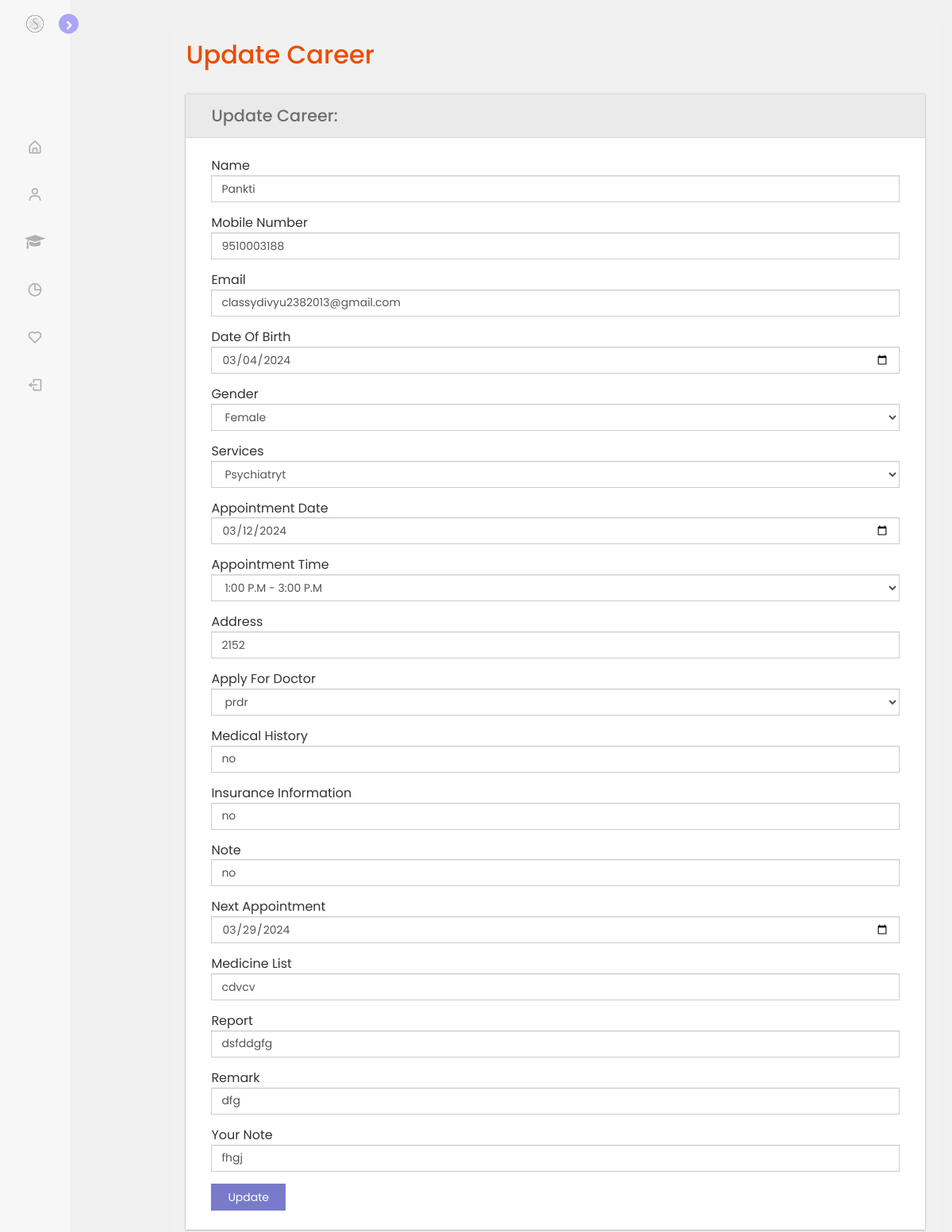
The app's page /admin/appointment-edit.php?id=4 with its own data.
### tables this page shows
CREATE TABLE `appointment` (
  `id` int(20) NOT NULL,
  `name` varchar(100) NOT NULL,
  `mobile_number` varchar(13) NOT NULL,
  `email` varchar(50) NOT NULL,
  `date_of_birth` varchar(10) NOT NULL,
  `gender` varchar(20) NOT NULL,
  `services` varchar(50) NOT NULL,
  `appointment_date` varchar(10) NOT NULL,
  `appointment_time` varchar(20) NOT NULL,
  `address` varchar(100) NOT NULL,
  `doctor` varchar(50) NOT NULL,
  `medical_history` varchar(200) NOT NULL,
  `insurance_info` varchar(500) NOT NULL,
  `note` varchar(500) NOT NULL,
  `next_visit` varchar(20) NOT NULL,
  `medicine` varchar(500) NOT NULL,
  `report` varchar(500) NOT NULL,
  `remark` varchar(500) NOT NULL,
  `note_doctor` varchar(500) NOT NULL
);

### admin/appointment-edit.php (the view, shortened to what this page needs)
<?php
include_once("config.php");
$id = $_GET['id'];
$query = mysqli_query($con, "SELECT * FROM appointment WHERE id = '$id'");
while ($resultData = mysqli_fetch_array($query)) {
    $name = $resultData['name'];
    $phone = $resultData['mobile_number'];
    $email = $resultData['email'];
    $dob = $resultData['date_of_birth'];
    $gender = $resultData['gender'];
    $services = $resultData['services'];
    $adate = $resultData['appointment_date'];
    $aptime = $resultData['appointment_time'];
    $Address = $resultData['address'];
    $prdr = $resultData['doctor'];
    $medhis = $resultData['medical_history'];
    $insinfo = $resultData['insurance_info'];
    $note = $resultData['note'];
    $nextvisit = $resultData['next_visit'];
    $medicine = $resultData['medicine'];
    $report = $resultData['report'];
    $remark = $resultData['remark'];
    $ynote = $resultData['note_doctor'];
}
?>
<!DOCTYPE HTML>
<html>
<head>
    <link href="css/bootstrap.css" rel='stylesheet' type='text/css' />
    <link href="css/style.css" rel='stylesheet' type='text/css' />
    <link href="css/font-awesome.css" rel="stylesheet">
    <link href="css/animate.css" rel="stylesheet" type="text/css" media="all">
    <link href="css/custom.css" rel="stylesheet">
</head>
<body class="cbp-spmenu-push">
    <div class="row">
        <div class="col-lg-2 col-md-2 col-sm-2 col-xs-2">
            <?php include_once('side.php'); ?>
        </div>
        <div class="col-lg-10 col-md-10 col-sm-10 col-xs-10">
            <div class="main-content">
                <div id="page-wrapper">
                    <div class="main-page">
                        <div class="forms">
                            <h3 class="title1">Update Career</h3>
                            <div class="form-grids row widget-shadow" data-example-id="basic-forms">
                                <div class="form-title">
                                    <h4>Update Career:</h4>
                                </div>
                                <div class="form-body">
                                    <form name="update_career" method="post" action="editappointment.php">
                                        <div class="form-group">
                                            <label for="name">Name</label>
                                            <input type="text" class="form-control" id="name" placeholder="Name"
                                                name="name" value="<?php echo $name; ?>" required="true">
                                        </div>
                                        <div class="form-group">
                                            <label for="phone">Mobile Number</label>
                                            <input type="text" class="form-control" id="phone" name="phone"
                                                placeholder="Phone" value="<?php echo $phone; ?>" required="true"
                                                maxlength="10" pattern="[0-9]+">
                                        </div>
                                        <div class="form-group">
                                            <label for="email">Email</label>
                                            <input type="email" class="form-control" id="appointment_email"
                                                placeholder="Email" name="email" value="<?php echo $email; ?>"
                                                required="true">
                                        </div>
                                        <div class="form-group">
                                            <label for="dob">Date Of Birth</label>
                                            <input type="date" class="form-control" placeholder="DOB" name="dob"
                                                id='dob' value="<?php echo $dob; ?>" required="true">
                                        </div>
                                        <div class="form-group">
                                            <label for="gender">Gender</label>
                                            <select name="gender" id="gender" required="true" class="form-control">
                                                <option value="<?php echo $gender; ?>">
                                                    <?php echo $gender; ?>
                                                </option>
</select>
                                        </div>
                                        <div class="form-group">
                                            <label for="services">Services</label>
                                            <select name="services" id="services" required="true" class="form-control">
                                                <option value="<?php echo $services; ?>">
                                                    <?php echo $services; ?>
                                                </option>
                                            </select>
                                        </div>
                                        <div class="form-group">
                                            <label for="adate">Appointment Date</label>
                                            <input type="date" class="form-control " placeholder="Date" name="adate"
                                                id='adate' value="<?php echo $adate; ?>" required="true">
                                        </div>
                                        <div class="form-group">
                                            <label for="aptime">Appointment Time</label>
                                            <select name="aptime" id="aptime" required="true" class="form-control">
                                                <option value="<?php echo $aptime; ?>">
                                                    <?php echo $aptime; ?>
                                                <option value="9:00 A.M - 11:00 A.M">9:00 A.M - 11:00 A.M</option>
                                            </select>
                                        </div>
                                        <div class="form-group">
                                            <label for="Address">Address</label>
                                            <input type="text" class="form-control" id="Address" placeholder="Address"
                                                name="Address" value="<?php echo $Address; ?>" required="true">
                                        </div>
                                        <div class="form-group">
                                            <label for="apply">Apply For</label>
                                            <label for="prdr">Doctor</label>
                                            <select name="prdr" id="prdr" required="true" class="form-control"
                                                required="true">
                                                <option value="<?php echo $prdr; ?> ">
                                                    <?php echo $prdr; ?>
                                                <option value="Dr. Varun Sibal (Cardiologist)">Dr. Varun Sibal
                                                    (Cardiologist)</option>
                                            </select>
                                        </div>
                                        <div class="form-group">
                                            <label for="medhis">Medical History</label>
                                            <input type="text" class="form-control" id="medhis"
                                                placeholder="Medical History" name="medhis"
                                                value="<?php echo $medhis; ?>" required="true">
                                        </div>
                                        <div class="form-group">
                                            <label for="insinfo">Insurance Information</label>
                                            <input type="text" class="form-control" id="insinfo"
                                                placeholder="Insurance Information" name="insinfo"
                                                value="<?php echo $insinfo; ?>" required="true">
                                        </div>
                                        <div class="form-group">
                                            <label for="note">Note</label>
                                            <input type="text" class="form-control" id="note" placeholder="Note"
                                                name="note" value="<?php echo $note; ?>" required="true">
                                        </div>
                                        <div class="form-group">
                                            <label for="nextvisit">Next Appointment</label>
                                            <input type="date" class="form-control" id="nextvisit"
                                                placeholder="Next Appointment" name="nextvisit"
                                                value="<?php echo $nextvisit; ?>" required="true">
                                        </div>
                                        <div class="form-group">
                                            <label for="medicine">Medicine List</label>
                                            <input type="text" class="form-control" id="medicine"
                                                placeholder="Medicine List" name="medicine"
                                                value="<?php echo $medicine; ?>" required="true">
                                        </div>
                                        <div class="form-group">
                                            <label for="report">Report</label>
                                            <input type="text" class="form-control" id="report" placeholder="Report"
                                                name="report" value="<?php echo $report; ?>" required="true">
                                        </div>
                                        <div class="form-group">
                                            <label for="remark">Remark</label>
                                            <input type="text" class="form-control" id="remark" placeholder="Remark"
                                                name="remark" value="<?php echo $remark; ?>" required="true">
                                        </div>
                                        <div class="form-group">
                                            <label for="ynote">Your Note</label>
                                            <input type="text" class="form-control" id="ynote" placeholder="Your Note"
                                                name="ynote" value="<?php echo $ynote; ?>" required="true">
                                        </div>
                                        <button type="submit" name="submit" class="btn btn-default">Update</button>
                                    </form>
                                </div>
                            </div>
                        </div>
                    </div>
                </div>
            </div>
        </div>
    </div>
</body>
</html>

### admin/css/style.css (style rules this page uses)
h4, h5, h6, h1, h2, h3 { margin: 0; }
html, body { font-family: 'Roboto Condensed', sans-serif; font-size: 100%; overflow-x: hidden; background: #fff; }
h1,h2,h3,h4,h5,h6 { margin:0; }
ul,label { margin:0; padding:0; }
.main-content { position: relative; }
.cbp-spmenu-push { overflow-x: hidden; position: relative; }
.cbp-spmenu, .cbp-spmenu-push { -webkit-transition: all 0.3s ease; -moz-transition: all 0.3s ease; transition: all 0.3s ease; }
.cbp-spmenu-push div#page-wrapper { margin: auto; transition:.5s all; -webkit-transition:.5s all; -moz-transition:.5s all; }
.charts,.row { margin: 2em 0 0; }
.widget-shadow { background-color: #fff; box-shadow: 0 -1px 3px rgba(0,0,0,.12),0 1px 2px rgba(0,0,0,.24); -webkit-box-shadow: 0 -1px 3px rgba(0,0,0,.12),0 1px 2px rgba(0,0,0,.24); -moz-box-shadow: 0 -1px 3px rgba(0,0,0,.12),0 1px 2px rgba(0,0,0,.24); }
h3.title1 { font-size: 2em; color: #e94e02; margin-bottom: 0.8em; }
.forms h3.title1 { margin-bottom:0; }
.forms h4 { font-size: 1.3em; color: #6F6F6F; }
.form-title { padding: 1em 2em; background-color: #EAEAEA; border-bottom: 1px solid #D6D5D5; }
.form-body { padding: 1.5em 2em; }
.forms label { font-weight: 400; }
.form-control { border-radius: inherit; }
.forms button.btn.btn-default { background-color: rgba(97, 100, 193, 0.85); color: #fff; padding: .5em 1.5em; border: none; outline:none; border-radius: inherit; }

### admin/css/custom.css (style rules this page uses)
#page-wrapper { padding:2% 2%; background-color: #F1F1F1; }

### admin/side.css (style rules this page uses)
* { margin: 0; padding: 0; box-sizing: border-box; font-family: 'Poppins', sans-serif; }
:root { --sidebar-color: #FFF; --primary-color: #6958FF; --primary-color-light: #F6F5FF; --toggle-color: #DDD; --text-color: #707070; --tran-03: all 0.2s ease; --tran-03: all 0.3s ease; --tran-04: all 0.3s ease; --tran-05: all 0.3s ease; }
body { min-height: 100vh; background-color: var(--body-color); transition: var(--tran-05); }

### admin/side.php (style rules this page uses)
body { font-family: 'Arial', sans-serif; margin: 0; padding: 0; background-color: #f0f0f0; }

### records on screen
appointment: name "Pankti", phone "9510003188", email "classydivyu2382013@gmail.com", dob "03/04/2024", gender "Female", services "Psychiatryt", adate "03/12/2024", aptime "1:00 P.M - 3:00 P.M", Address "2152", prdr "prdr", medhis "no", insinfo "no", note "no", nextvisit "03/29/2024", medicine "cdvcv", report "dsfddgfg", remark "dfg", ynote "fhgj"
